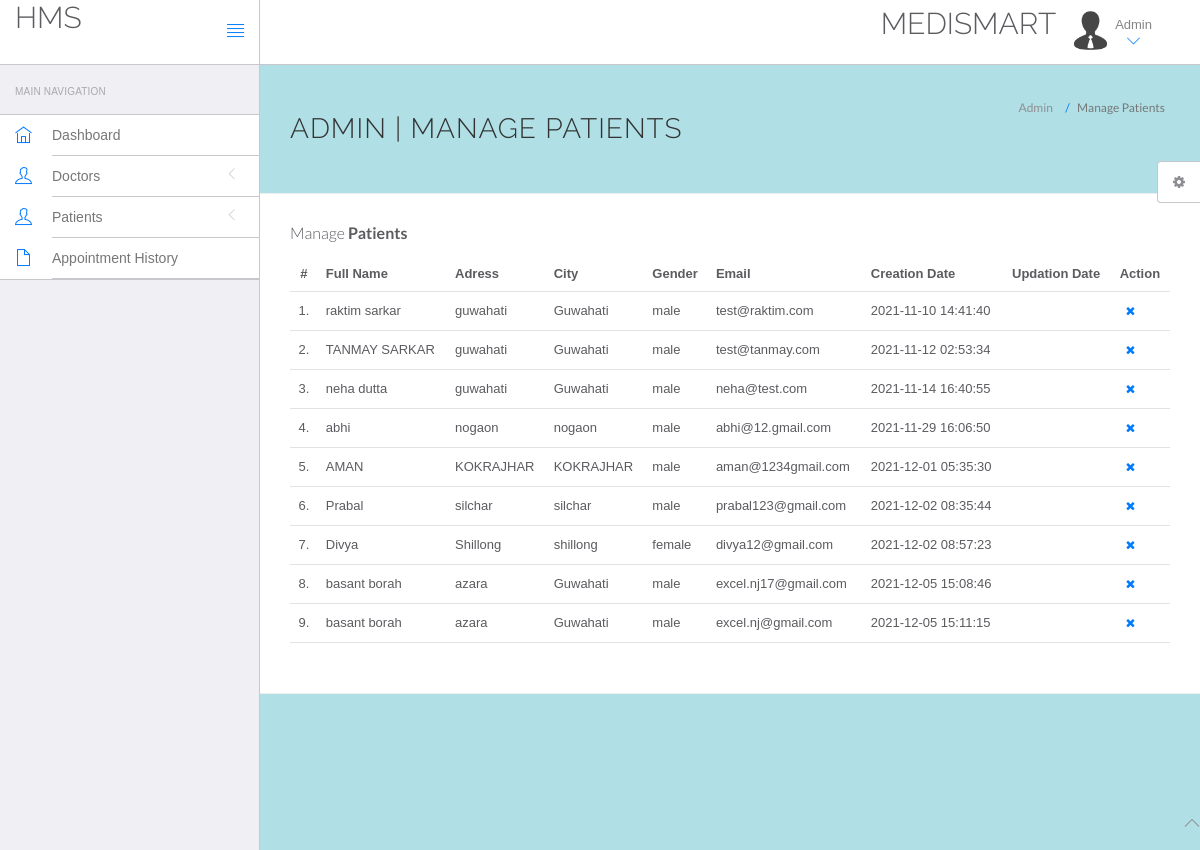
Page /hms/admin/manage-users.php (signed in) on the committed database.
### tables this page shows
CREATE TABLE `users` (
  `id` int(11) NOT NULL,
  `fullName` varchar(255) NOT NULL,
  `address` longtext NOT NULL,
  `city` varchar(255) NOT NULL,
  `gender` varchar(255) NOT NULL,
  `email` varchar(255) NOT NULL,
  `password` varchar(255) NOT NULL,
  `regDate` timestamp NOT NULL DEFAULT CURRENT_TIMESTAMP,
  `updationDate` varchar(255) NOT NULL
);

### hms/admin/manage-users.php (the view, shortened to what this page needs)
<!DOCTYPE html>
<html lang="en">
	<head>
		<link rel="stylesheet" href="vendor/bootstrap/css/bootstrap.min.css">
		<link rel="stylesheet" href="vendor/fontawesome/css/font-awesome.min.css">
		<link rel="stylesheet" href="vendor/themify-icons/themify-icons.min.css">
		<link href="vendor/animate.css/animate.min.css" rel="stylesheet" media="screen">
		<link href="vendor/perfect-scrollbar/perfect-scrollbar.min.css" rel="stylesheet" media="screen">
		<link href="vendor/switchery/switchery.min.css" rel="stylesheet" media="screen">
		<link href="vendor/bootstrap-touchspin/jquery.bootstrap-touchspin.min.css" rel="stylesheet" media="screen">
		<link href="vendor/select2/select2.min.css" rel="stylesheet" media="screen">
		<link href="vendor/bootstrap-datepicker/bootstrap-datepicker3.standalone.min.css" rel="stylesheet" media="screen">
		<link href="vendor/bootstrap-timepicker/bootstrap-timepicker.min.css" rel="stylesheet" media="screen">
		<link rel="stylesheet" href="assets/css/styles.css">
		<link rel="stylesheet" href="assets/css/plugins.css">
		<link rel="stylesheet" href="assets/css/themes/theme-1.css" id="skin_color" />
	</head>
	<body>
		<div id="app">
<?php include('include/sidebar.php');?>
			<div class="app-content">
						<?php include('include/header.php');?>
				<div class="main-content" >
					<div class="wrap-content container" id="container">
						<section id="page-title">
							<div class="row">
								<div class="col-sm-8">
									<h1 class="mainTitle">Admin | Manage Patients</h1>
																	</div>
								<ol class="breadcrumb">
									<li>
										<span>Admin</span>
									</li>
									<li class="active">
										<span>Manage Patients</span>
									</li>
								</ol>
							</div>
						</section>
						<div class="container-fluid container-fullw bg-white"> <body style="background-color:powderblue;">
									<div class="row">
								<div class="col-md-12">
									<h5 class="over-title margin-bottom-15">Manage <span class="text-bold">Patients</span></h5>
									<table class="table table-hover" id="sample-table-1">
										<thead>
											<tr>
												<th class="center">#</th>
												<th>Full Name</th>
												<th class="hidden-xs">Adress</th>
												<th>City</th>
												<th>Gender </th>
												<th>Email </th>
												<th>Creation Date </th>
												<th>Updation Date </th>
												<th>Action</th>
											</tr>
										</thead>
										<tbody>
<?php
$sql=mysql_query("select * from users");
$cnt=1;
while($row=mysql_fetch_array($sql))
{
?>
											<tr>
												<td class="center"><?php echo $cnt;?>.</td>
												<td class="hidden-xs"><?php echo $row['fullName'];?></td>
												<td><?php echo $row['address'];?></td>
												<td><?php echo $row['city'];?>
												</td>
												<td><?php echo $row['gender'];?></td>
												<td><?php echo $row['email'];?></td>
												<td><?php echo $row['regDate'];?></td>
												<td><?php echo $row['updationDate'];?>
												</td>
												<td >
												<div class="visible-md visible-lg hidden-sm hidden-xs">
	<a href="manage-users.php?id=<?php echo $row['id']?>&del=delete" onClick="return confirm('Are you sure you want to delete?')"class="btn btn-transparent btn-xs tooltips" tooltip-placement="top" tooltip="Remove"><i class="fa fa-times fa fa-white"></i></a>
												</div>
												</td>
											</tr>
											<?php
$cnt=$cnt+1;
											 }?>
										</tbody>
									</table>
								</div>
							</div>
								</div>
							</div>
						</div>
					</div>
				</div>
	<?php include('include/footer.php');?>
	<?php include('include/setting.php');?>
	</body>
</html>

### hms/admin/assets/css/themes/theme-1.css (style rules this page uses)
body { background: #FAFAFA; }

### rows in the picture
users: fullName "raktim sarkar", address "guwahati", city "Guwahati", gender "male", email "test@raktim.com", regDate "2021-11-10 14:41:40"
users: fullName "TANMAY SARKAR", address "guwahati", city "Guwahati", gender "male", email "test@tanmay.com", regDate "2021-11-12 02:53:34"
users: fullName "neha dutta", address "guwahati", city "Guwahati", gender "male", email "neha@test.com", regDate "2021-11-14 16:40:55"
users: fullName "abhi", address "nogaon", city "nogaon", gender "male", email "abhi@12.gmail.com", regDate "2021-11-29 16:06:50"
users: fullName "AMAN", address "KOKRAJHAR", city "KOKRAJHAR", gender "male", email "aman@1234gmail.com", regDate "2021-12-01 05:35:30"
users: fullName "Prabal", address "silchar", city "silchar", gender "male", email "prabal123@gmail.com", regDate "2021-12-02 08:35:44"
users: fullName "Divya", address "Shillong", city "shillong", gender "female", email "divya12@gmail.com", regDate "2021-12-02 08:57:23"
users: fullName "basant borah", address "azara", city "Guwahati", gender "male", email "excel.nj17@gmail.com", regDate "2021-12-05 15:08:46"
users: fullName "basant borah", address "azara", city "Guwahati", gender "male", email "excel.nj@gmail.com", regDate "2021-12-05 15:11:15"
